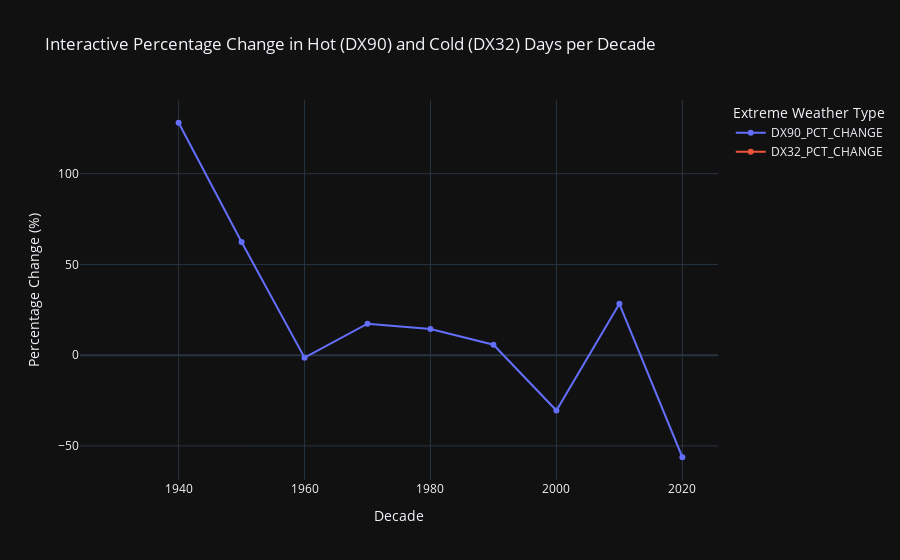

The code cell stored with this chart in its notebook:
### Code cell
import plotly.express as px
import pandas as pd

# Prepare Data
decadal_extremes = df.groupby("DECADE")[["DX90", "DX32"]].sum().reset_index()
decadal_extremes["DX90_PCT_CHANGE"] = decadal_extremes["DX90"].pct_change() * 100
decadal_extremes["DX32_PCT_CHANGE"] = decadal_extremes["DX32"].pct_change() * 100

# Melt Data for Plotly
df_melted = decadal_extremes.melt(id_vars=["DECADE"], 
                                  value_vars=["DX90_PCT_CHANGE", "DX32_PCT_CHANGE"],
                                  var_name="Extreme Weather Type", 
                                  value_name="Percentage Change")

# Create Interactive Line Chart
fig = px.line(df_melted, x="DECADE", y="Percentage Change", color="Extreme Weather Type",
              markers=True, title="Interactive Percentage Change in Hot (DX90) and Cold (DX32) Days per Decade",
              labels={"DECADE": "Decade", "Percentage Change": "Percentage Change (%)"},
              template="plotly_dark")

# Show Interactive Plot
fig.show()

### Figure 1 — Plotly figure (JSON) as saved in the notebook; plotly's stock layout.template omitted (floating-point values rounded to 4 significant figures)
{"data": [{"hovertemplate": "Extreme Weather Type=DX90_PCT_CHANGE<br>Decade=%{x}<br>Percentage Change (%)=%{y}<extra></extra>", "legendgroup": "DX90_PCT_CHANGE", "line": {"color": "#636efa", "dash": "solid"}, "marker": {"symbol": "circle"}, "mode": "lines+markers", "name": "DX90_PCT_CHANGE", "orientation": "v", "showlegend": true, "type": "scatter", "x": [1930, 1940, 1950, 1960, 1970, 1980, 1990, 2000, 2010, 2020], "xaxis": "x", "y": [null, 128.1, 62.31, -1.422, 17.31, 14.34, 5.735, -30.51, 28.29, -56.27], "yaxis": "y"}, {"hovertemplate": "Extreme Weather Type=DX32_PCT_CHANGE<br>Decade=%{x}<br>Percentage Change (%)=%{y}<extra></extra>", "legendgroup": "DX32_PCT_CHANGE", "line": {"color": "#EF553B", "dash": "solid"}, "marker": {"symbol": "circle"}, "mode": "lines+markers", "name": "DX32_PCT_CHANGE", "orientation": "v", "showlegend": true, "type": "scatter", "x": [1930, 1940, 1950, 1960, 1970, 1980, 1990, 2000, 2010, 2020], "xaxis": "x", "y": [null, null, null, null, null, null, null, null, null, null], "yaxis": "y"}], "layout": {"autosize": true, "legend": {"title": {"text": "Extreme Weather Type"}, "tracegroupgap": 0}, "title": {"text": "Interactive Percentage Change in Hot (DX90) and Cold (DX32) Days per Decade"}, "xaxis": {"anchor": "y", "autorange": true, "domain": [0, 1], "range": [1924.0, 2026.0], "title": {"text": "Decade"}, "type": "linear"}, "yaxis": {"anchor": "x", "autorange": true, "domain": [0, 1], "range": [-71.49, 143.3], "title": {"text": "Percentage Change (%)"}, "type": "linear"}}}
